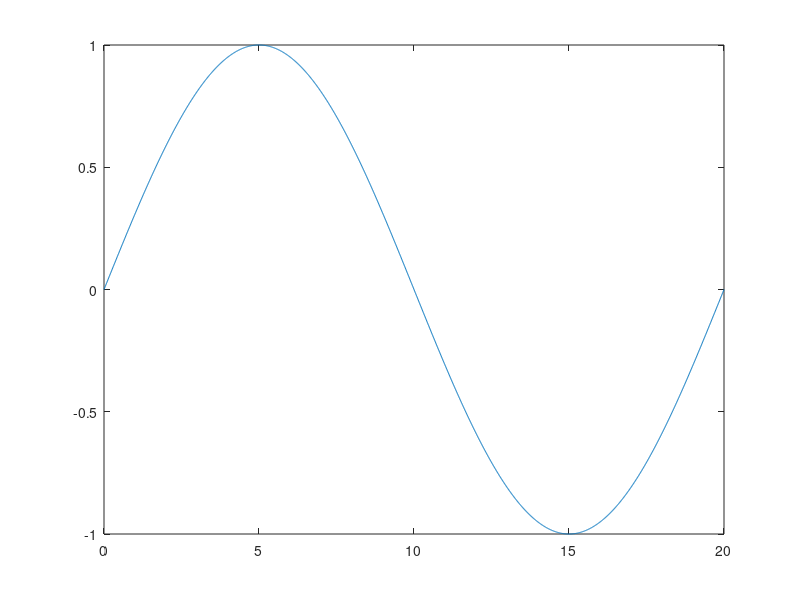
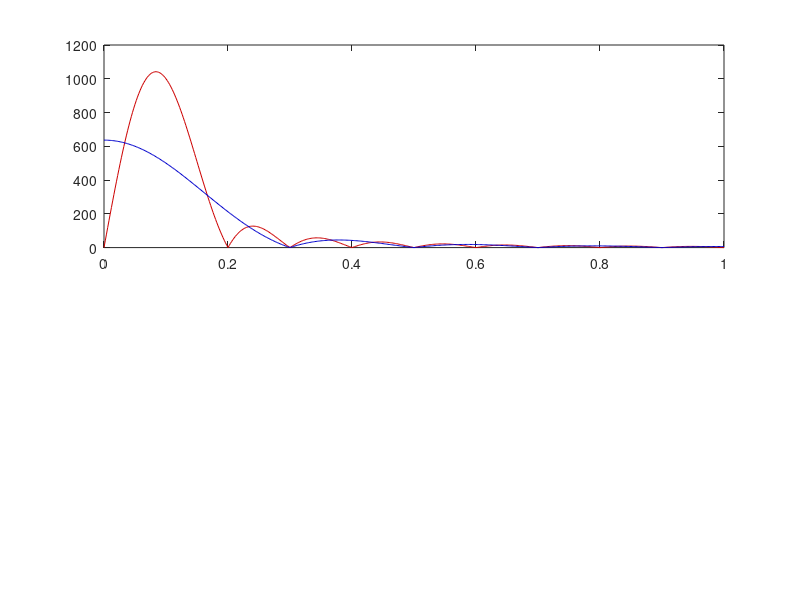

Write MATLAB code to recreate these figures, in order. (Note: this script raises an error after producing the figures.)
% DTFT
n=0:0.01:20;
x1 = sin(0.1*pi*n);
plot(n,x1);
k=0:500; w=(pi/500)*k; % FD x-axis

X1=x1*(exp(-1i*pi/500)).^(n'*k); 
magX1 = abs(X1);
figure, subplot(2,1,1); plot(w/pi,magX1, 'Color', [.8, 0,0]); hold on;

m = 0:0.01:10;
x2a = sin(0.1*pi*m);
x2b = zeros(1,1000);
x2 = [x2a,x2b];
X2 = x2*(exp(-1i*pi/500)).^(n'*k);
magX2 = abs(X2);
plot(w/pi,magX2, 'Color', [0 0 0.8]); hold off;

%z Transform
k=0:1:255;
u=0:1:255;
xs1 = sin(0.1*pi*u);
Xk1 = dfs(xs1, 256);
magXk1 = abs(Xk1);
subplot(2,1,2); stem(k,magXk1, 'Color', [0.8,0,0]); hold on;

v = 0:1:127;
xs2a = sin(0.1*pi*v);
xs2b = zeros(1,128);
xs2 = [xs2a,xs2b];
Xk2 = dfs(xs2, 256);
magXk2 = abs(Xk2);
stem(k,magXk2,'Color',[0, 0, 0.8]); hold off;

